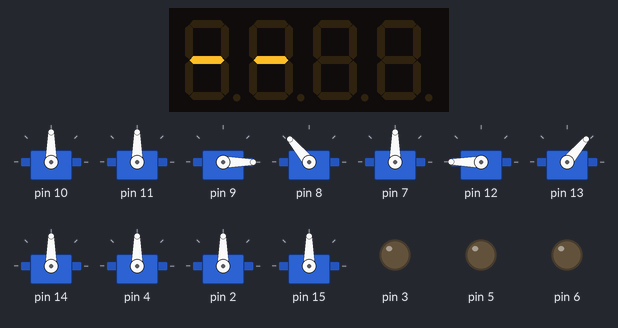
Simulated run of this sketch. Board: Arduino Uno, built with avr-gcc and run on an emulated ATmega328P. Parts: 4-digit seven-segment display, 11 × servo, output pins drawn as LEDs (lit = HIGH). Wiring (inferred from the names in the program): HT16K33 LED driver at I2C address 0x70. Pins used as bus, display or sensor lines are not drawn.

Above: at 8.2 s.
At 13.02 s:
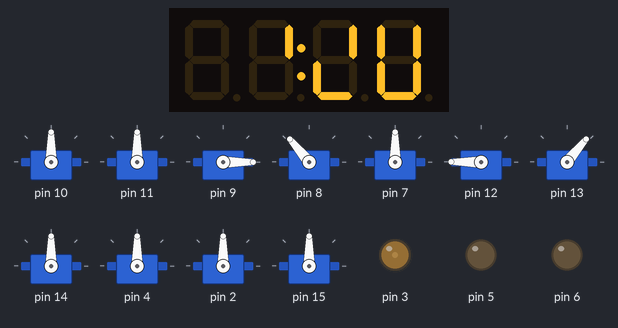
At 23.1 s:
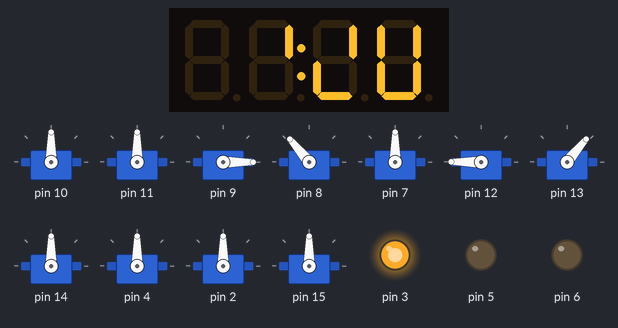
At 33.18 s:
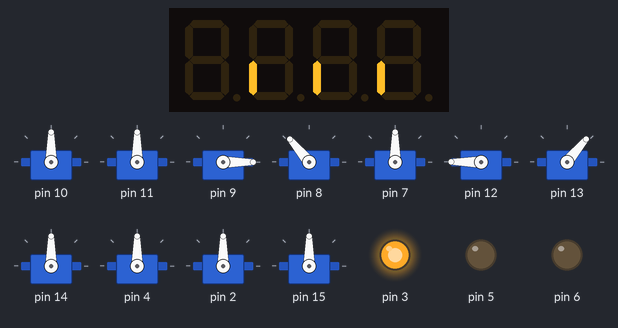
Timing chart, 0 to 34.7 s (numbered marks = the images above):
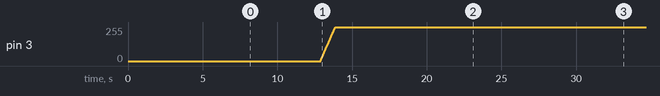

Measured:
- by itself, pin 3: moves from 0/255 to 255/255 over 0.99 s
- what the display in image 2 shows lasts 10.0 s, from 23.1 s to 33.1 s

The sketch:

emotionWG_rapiro_demo.ino
```cpp
/////////////////////////////////////////////////
//
// JASA EmotionWG 展示会用デモ プログラムファイル
// emotionWG_rapiro_demo.c
//
/////////////////////////////////////////////////
#include <Servo.h>
#include <Wire.h>
#include <avr/pgmspace.h>
#include "emotionWG_rapiro_demo.h"

/////////////////////////////////////////////////
// 変数
/////////////////////////////////////////////////

////////////
// 動作用
////////////
Servo servo[MAXSN];
uint8_t eyes[3] = { 0, 0, 0};

// Fine angle adjustments (degrees)
int trim[MAXSN]             = { 0, 0, 0, 0, 0, 0, 0, 0, 0, 0, 0, 0};  // Initialize array to 0
int nowAngle[MAXSN]         = { 0, 0, 0, 0, 0, 0, 0, 0, 0, 0, 0, 0};  // Initialize array to 0
int targetAngle[MAXSN]      = { 0, 0, 0, 0, 0, 0, 0, 0, 0, 0, 0, 0};  // Initialize array to 0
int deltaAngle[MAXSN]       = { 0, 0, 0, 0, 0, 0, 0, 0, 0, 0, 0, 0};  // Initialize array to 0
uint8_t bufferAngle[MAXSN]  = { 0, 0, 0, 0, 0, 0, 0, 0, 0, 0, 0, 0};  // Initialize array to 0
uint8_t tempAngle[MAXSN]    = { 0, 0, 0, 0, 0, 0, 0, 0, 0, 0, 0, 0};  // Initialize array to 0

int nowBright[3]            = { 0, 0, 0};  // Initialize array to 0
int targetBright[3]         = { 0, 0, 0};  // Initialize array to 0
int deltaBright[3]          = { 0, 0, 0};  // Initialize array to 0
uint8_t bufferBright[3]     = { 0, 0, 0};  // Initialize array to 0
uint8_t tempBright[3]       = { 0, 0, 0};  // Initialize array to 0

double  startTime           = 0;                // Motion start time(msec)
double  endTime             = 0;                // Motion end time(msec)
int     remainingTime       = 0;                // Motion remaining time(msec)
uint8_t bufferTime          = 0;                // Motion buffer time (0.1sec)

uint8_t motionNumber        = 0;
uint8_t frameNumber         = 0;
char    mode = 'M';
uint32_t scenarioTime       = (10000);          // シナリオ停止予定時間
boolean scenarioFlag        = false;            // シナリオ中フラグ


////////////
// 表情用
////////////

uint32_t mojiCount      = 0;
double   eyeBlinkTime     = 0;
uint8_t eysBlinkSts             = BLINK_INIT;

// 表示パターン用バッファ(R16xC8)
uint8_t left[8]  = {0x00, 0x00, 0x00, 0x00, 0x00, 0x00, 0x00, 0x00};
uint8_t right[8]  = {0x00, 0x00, 0x00, 0x00, 0x00, 0x00, 0x00, 0x00};
//uint8_t left[8]   = {0xFF, 0xFF, 0xFF, 0xFF, 0xFF, 0xFF, 0xFF, 0xFF};
//uint8_t right[8]  = {0xFF, 0xFF, 0xFF, 0xFF, 0xFF, 0xFF, 0xFF, 0xFF};


uint32_t testTime = 15000;

/////////////////////////////////////////////////
// プログラム
/////////////////////////////////////////////////

/**
 * @fn      ht_system_Seup
 * @brief   SystemSetup Registerの設定(システムオシレータのモード設定)
 * @param   [in] addr       デバイスアドレス
 * @param   [in] p          設定値
 * @return  なし
 */
void ht_system_Seup(uint8_t addr, uint8_t p){
    Wire.beginTransmission(addr);
    Wire.write(HT_CMD_SYSSET | p);
    Wire.endTransmission();
}

/**
 * @fn      ht_setBrightness
 * @brief   明るさの設定
 * @param   [in] addr       デバイスアドレス
 * @param   [in] p          設定値（1～15）
 * @return  なし
 */
void ht_setBrightness(uint8_t addr, uint8_t p){

    if (p > 15){
        p = 15;
    }
    Wire.beginTransmission(addr);
    Wire.write(HT_CMD_BRIGHTNESS | p);
    Wire.endTransmission();
}

/**
 * @fn      ht_display_setup
 * @brief   Display setup(点滅周期の設定)
 * @param   [in] addr       デバイスアドレス
 * @param   [in] p          設定値（0～3）
 * @return  なし
 */
void ht_display_setup(uint8_t addr, uint8_t p){

    if (p > 3){
        p = 0;
    }
    Wire.beginTransmission(addr);
    Wire.write(HT_CMD_BLINK | HT_BLINK_DISPLAY_ON | p);
    Wire.endTransmission();
}

/**
 * @fn      buffClear
 * @brief   表情用バッファクリア
 * @param   なし
 * @return  なし
 */
void buffClear(void){
    int i;
    for(i=0; i<8;i++){
        left[i] = 0;
        right[i] = 0;
    }
}

/**
 * @fn      ht_write
 * @brief   表示パターンの送信
 * @param   [in] pLeft      左側表示用バッファアドレス
 * @param   [in] pRight     右側表示用バッファアドレス
 * @return  なし
 */
void ht_write(unsigned char *pLeft, unsigned char *pRight) {
    uint8_t left;
    uint8_t right;

    // HT16K33 にデータ転送
    Wire.beginTransmission(HT_I2C_ADDRESS);
    Wire.write(HT_CMS_DATA);
    for (uint8_t i = 0; i < 8; i++){
        left = *pLeft++;
        right = *pRight++;

        Wire.write( left );
        Wire.write( right );
    }
    Wire.endTransmission();
}

/**
 * @fn      eyes_init
 * @brief   表情処理の初期化（HT16K33(LEDドライバ)）の初期化
 * @param   なし
 * @return  なし
 */
void eyes_init(void) {
    Wire.begin();

    ht_system_Seup(HT_I2C_ADDRESS, HT_SYSSET_OSC_ON);
    ht_display_setup(HT_I2C_ADDRESS, HT_BLINK_OFF);
    ht_setBrightness(HT_I2C_ADDRESS, 1);
}

/**
 * @fn      titleLogoScroll
 * @brief   タイトルロゴスクロール処理（setupでコール用）
 * @param   なし
 * @return  なし
 */
void titleLogoScroll(void){
    int i,j=0;
    mojiCount = 0;

    while(1){

        j = mojiCount;      // Titleの先頭を決定

        for(i=0;i<8;i++){
            if(j >= (TITLE_LOGO_MOJI_NUM * 8)){
                left[i] = 0x00;                         // テーブル数より多い場合は無点灯データをセット
            }
            else{
                left[i] = pgm_read_byte(&jasaStr[j++]);    // テーブルから左用のデータ8Byteを取得
            }
        }
        for(i=0;i<8;i++){
            if(j >= (TITLE_LOGO_MOJI_NUM * 8)){
                right[i] = 0x00;                        // テーブル数より多い場合は無点灯データをセット
            }
            else{
                right[i] = pgm_read_byte(&jasaStr[j++]);   // テーブルから右用のデータ8Byteを取得
            }
        }

        ht_write( left, right);                         // LED表示

        delay(SCROLL_DELAY);                            // Delay

        mojiCount++;                                    // テーブル先頭をずらす（scroll処理）
        if(mojiCount > (TITLE_LOGO_MOJI_NUM * 8 + 16) ){
            break;                                      // 文字がスクロースしきったらループを抜ける
        }
    }
}

/**
 * @fn      servo_init
 * @brief   姿勢制御の初期化
 * @param   なし
 * @return  なし
 */
void servo_init(void){
    int i;

    servo[0].attach(10);   // Head yaw
    servo[1].attach(11);   // Waist yaw
    servo[2].attach(9);    // R Sholder roll
    servo[3].attach(8);    // R Sholder pitch
    servo[4].attach(7);    // R Hand grip
    servo[5].attach(12);   // L Sholder roll
    servo[6].attach(13);   // L Sholder pitch
    servo[7].attach(14);   // L Hand grip
    servo[8].attach(4);    // R Foot yaw
    servo[9].attach(2);    // R Foot pitch
    servo[10].attach(15);  // L Foot yaw
    servo[11].attach(16);  // L Foot pitch
    eyes[R] = 6;           // Red LED of eyes
    eyes[G] = 5;           // Green LED of eyes
    eyes[B] = 3;           // Blue LED of eyes

    for( i = 0; i < MAXSN; i++) {
        targetAngle[i] = pgm_read_byte( &motion[0][0][i] ) << SHIFT;
        nowAngle[i] = targetAngle[i];
        servo[i].write((nowAngle[i] >> SHIFT) + trim[i]);
    }
    for(i = 0; i < 3; i++) {
        targetBright[i] = 0 << SHIFT;
        nowBright[i] = targetBright[i];
        analogWrite(eyes[i], nowBright[i] >> SHIFT);
    }

    delay(500);

    pinMode(POWER, OUTPUT);
    digitalWrite(POWER, HIGH);
}


/**
 * @fn      nextFrame
 * @brief   次の動作フレーム決定
 * @param   なし
 * @return  なし
 */
void nextFrame(void) {
    int i;
    frameNumber++;
    if(frameNumber >= MAXFN) {
        frameNumber = 0;
    }
    for(i = 0; i < MAXSN; i++) {
        bufferAngle[i] = pgm_read_byte( &motion[motionNumber][frameNumber][i] );
    }
    for( i = 0; i < 3; i++) {
        bufferBright[i] = pgm_read_byte( &motion[motionNumber][frameNumber][MAXSN+i] );
    }
    bufferTime = pgm_read_byte( &motion[motionNumber][frameNumber][TIME] );

    nextPose();
}

/**
 * @fn      nextPose
 * @brief   次のポーズ決定
 * @param   なし
 * @return  なし
 */
int nextPose() {
    int i;
    if(bufferTime > 0) {
        for(i = 0; i < MAXSN; i++) {
            targetAngle[i] = bufferAngle[i] << SHIFT;
            deltaAngle[i] = ((bufferAngle[i] << SHIFT) - nowAngle[i]) / (bufferTime * 10);
        }
        for(i = 0; i < 3; i++) {
            targetBright[i] = bufferBright[i] << SHIFT;
            deltaBright[i] = ((bufferBright[i] << SHIFT) - nowBright[i]) / (bufferTime * 10);
        }
    } else {
        for(i = 0; i < MAXSN; i++) {
            deltaAngle[i] = 0;
        }
        for(i = 0; i < 3; i++) {
            deltaBright[i] = 0;
        }
    }
    startTime = millis();
    endTime = startTime + (bufferTime * 100);
    bufferTime = 0;
}

//Read ASCII One-digit
int readOneDigit() {
    int buf;
    while(!Serial.available()) {}
    buf = Serial.read() - 48;
    if(buf < 0 || 9 < buf){
        buf = ERR;
    }
    return buf;
}

/**
 * @fn      servoMain
 * @brief   サーボ制御メイン処理
 * @param   なし
 * @return  なし
 */
void servoMain(void){
    int buf = ERR;
    int i;
    uint32_t suspendTime;

    if(Serial.available()) {
        if(Serial.read() == '#') {
            while(!Serial.available()){}
            switch(Serial.read()) {
            case 'M':
                digitalWrite(POWER, HIGH);
                buf = readOneDigit();
                if(buf != ERR){
                    motionNumber = buf;
                    mode = 'M';
                    digitalWrite(POWER, HIGH);
                    Serial.print("#M");
                    Serial.print(motionNumber);
                } else {
                    Serial.print("#EM");
                }
                scenarioTime = millis() + SCENARIO_MAX_TIME;
                scenarioFlag = true;
                Serial.println("Scenario Start");

                break;
            case 'N':
                digitalWrite(POWER, HIGH);
                buf = readOneDigit();
                if(buf != ERR){
                    motionNumber = buf+10;
                    mode = 'M';
                    digitalWrite(POWER, HIGH);
                    Serial.print("#M");
                    Serial.print(motionNumber);
                } else {
                    Serial.print("#EM");
                }
                scenarioTime = millis() + SCENARIO_MAX_TIME;
                scenarioFlag = true;
                Serial.println("Scenario Start");

                break;
            default:
                Serial.print("#E");
                break;
            }
        }
    }
    if( scenarioFlag == true){
        if(scenarioTime < millis()) {
            if( motionNumber != 5){
              motionNumber = 0;
            }
            scenarioFlag = false;
            Serial.println("Scenario Stop");
        }
    }
    if(endTime > millis()) {
        remainingTime = (endTime - millis()) / 10;
        for( i = 0; i < MAXSN; i++) {
            nowAngle[i] = targetAngle[i] - (deltaAngle[i] * remainingTime);
            servo[i].write((nowAngle[i] >> SHIFT) + trim[i]);
        }
        for( i = 0; i < 3; i++) {
            nowBright[i] = targetBright[i] - (deltaBright[i] * remainingTime);
            analogWrite(eyes[i], nowBright[i] >> SHIFT);
        }
    } else if(mode == 'M') {
        nextFrame();
    } else if(endTime + 500 < millis()){
        //digitalWrite(POWER, LOW);
    }
    suspendTime = scenarioTime + SERVO_SUSPEND_TIME;
    if( millis() > suspendTime){
        digitalWrite(POWER, LOW);                         // 一定時間動作していない場合、Servoの電源OFF
        Serial.println("suspend");
    }
}

/**
 * @fn      eyesBlink
 * @brief   まばたき判定
 * @param   なし
 * @return  なし
 */
uint8_t eyesBlink(void){
    uint8_t mNum = motionNumber;

    // 平常時または睡眠時
    if(motionNumber == 0 || motionNumber == 5){
        switch(eysBlinkSts){
        case BLINK_INIT:
            eyeBlinkTime = (millis() + EYES_BLINK_INTERVAL_TIME);
            eysBlinkSts = BLINK_WAIT;
            break;
        case BLINK_WAIT:
            if( eyeBlinkTime < millis()){
                if(motionNumber == 0){
                  mNum = 11;        // 平常時ならまばたき
                }else{
                  mNum = 12;        // 睡眠時ならZzz
                }
                eysBlinkSts = BLINK_OFF;
                eyeBlinkTime = millis() + EYES_BLINK_TIME;
            }
            break;
        case BLINK_OFF:
            if( eyeBlinkTime > millis()){
                if(motionNumber == 0){
                  mNum = 11;        // 平常時ならまばたき
                }else{
                  mNum = 12;        // 睡眠時ならZzz
                }
            }
            else if( eyeBlinkTime <= millis()){
                eysBlinkSts = BLINK_INIT;
            }
            break;
        }
    }
    return mNum;
}

/**
 * @fn      convertMotionToEye
 * @brief   動作番号を表情番号に変換
 * @param   なし
 * @return  なし
 */
uint8_t convertMotionToEye(uint8_t motionNo){
    uint8_t no;

    no = pgm_read_byte( &mortionToEye[motionNo] );
    return no;
}

/**
 * @fn      eyesMain
 * @brief   表情制御メイン処理
 * @param   なし
 * @return  なし
 */
void eyesMain(void){
    int i;
    uint8_t motionNum, eyeNum ;

    motionNum = eyesBlink();
    eyeNum = convertMotionToEye( motionNum );

    for(i=0;i<8;i++){
        left[i]  = pgm_read_byte( &eyesTbl[eyeNum][EYE_LEFT][i] );    // テーブルから左用のデータ8Byteを取得
        right[i] = pgm_read_byte( &eyesTbl[eyeNum][EYE_RIGHT][i] );   // テーブルから右用のデータ8Byteを取得
    }

    ht_write( left, right);                         // LED表示
}

void test(void)
{
    left[0]  = 0x01;
    left[1]  = 0x02;
    left[2]  = 0x04;
    left[3]  = 0x08;
    left[4]  = 0x10;
    left[5]  = 0x20;
    left[6]  = 0x40;
    left[7]  = 0x80;

    right[0] = 0x00;
    right[1] = 0x00;
    right[2] = 0x00;
    right[3] = 0x00;
    right[4] = 0x00;
    right[5] = 0x00;
    right[6] = 0x00;
    right[7] = 0x00;

    ht_write( left, right);                         // LED表示
}

/**
 * @fn      setup
 * @brief   arduino セットアップ処理
 * @param   なし
 * @return  なし
 */
void setup()  {
    eyes_init();
    servo_init();
    Serial.begin(57600);

    titleLogoScroll();
//    Serial.println("Reset!!");
}

/**
 * @fn      loop
 * @brief   arduino メイン処理
 * @param   なし
 * @return  なし
 */
void loop()  {
    servoMain();
    eyesMain();
//    test();
}
```

Source omitted: _rapiro_demo.h (data table, 13696 bytes)
